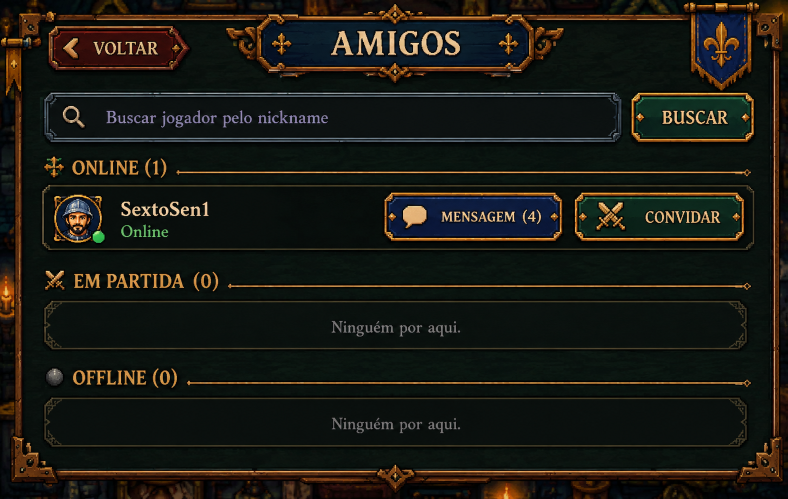
#> input picture tools/ui_ref/amigos.png, 1576 x 998 px (shown at 1/2 size); its folder holds only this picture in this run
$ python ui_kit_build.py
#> lines starting #> are read from the running program, lines starting #| are printed output that depends on the picture
#!/usr/bin/env python3
"""R51 · Kit visual do FRAIHA tirado das imagens de referência do dono (tools/ui_ref/*.png).
Recorta molduras de botão/caixa/placa (9-slice: cantos e bordas originais, miolo com uma coluna limpa
repetida, sem texto) e ícones (fundo removido). Saída: ui_kit/art/*.png. Rodar: python3 tools/ui_kit_build.py
"""
import os, sys
from collections import deque
from PIL import Image
ROOT = os.path.dirname(os.path.dirname(os.path.abspath(__file__)))
REF = os.path.join(ROOT, 'tools', 'ui_ref')
OUT = os.path.join(ROOT, 'ui_kit', 'art')
os.makedirs(OUT, exist_ok=True)
_cache = {}
def ref(name):
    if name not in _cache: _cache[name] = Image.open(os.path.join(REF, name + '.png')).convert('RGBA')
    return _cache[name]

def dist(a, b): return sum(abs(int(x) - int(y)) for x, y in zip(a[:3], b[:3]))

def key_outside(im, tol=60, dark=90):
    """Torna transparente o fundo escuro que encosta na borda do recorte (fora da moldura)."""
    im = im.copy(); px = im.load(); w, h = im.size
    seen = set(); q = deque()
    for x in range(w): q.extend([(x, 0), (x, h - 1)])
    for y in range(h): q.extend([(0, y), (w - 1, y)])
    while q:
        x, y = q.popleft()
        if (x, y) in seen or not (0 <= x < w and 0 <= y < h): continue
        seen.add((x, y)); p = px[x, y]
        if max(p[:3]) > dark: continue
        px[x, y] = (0, 0, 0, 0)
        q.extend([(x + 1, y), (x - 1, y), (x, y + 1), (x, y - 1)])
    return im

def key_color(im, bg, tol=70):
    """Ícone: tira a cor de fundo (miolo do botão) conectada à borda."""
    im = im.copy(); px = im.load(); w, h = im.size
    seen = set(); q = deque()
    for x in range(w): q.extend([(x, 0), (x, h - 1)])
    for y in range(h): q.extend([(0, y), (w - 1, y)])
    while q:
        x, y = q.popleft()
        if (x, y) in seen or not (0 <= x < w and 0 <= y < h): continue
        seen.add((x, y)); p = px[x, y]
        if dist(p, bg) > tol: continue
        px[x, y] = (0, 0, 0, 0)
        q.extend([(x + 1, y), (x - 1, y), (x, y + 1), (x, y - 1)])
    return im

def nine(src, box, left, right, clean_x, mid=24, outside=True, name=None, dark=90):
    """Moldura 9-slice: [left px originais][mid colunas = coluna limpa repetida][right px originais]."""
    x0, y0, x1, y1 = box
    im = ref(src).crop(box)
#> in nine, `out = Image.new('RGBA', (left + mid + right, h))`: out: PIL image 104x98 RGBA; every value is 0
    w, h = im.size
    out = Image.new('RGBA', (left + mid + right, h))
    out.paste(im.crop((0, 0, left, h)), (0, 0))
    col = im.crop((clean_x - x0, 0, clean_x - x0 + 1, h))
    for i in range(mid): out.paste(col, (left + i, 0))
    out.paste(im.crop((w - right, 0, w, h)), (left + mid, 0))
    if outside: out = key_outside(out, dark=dark)
#> the loop in key_outside, `while q:` made 2304 passes
#> p on passes 1 to 3: (10, 14, 11, 255), (8, 13, 12, 255), (10, 15, 12, 255)
#> after the loop in key_outside, `while q:`: seen = 849 items
#> in nine (call 2), `out = Image.new('RGBA', (left + mid + right, h))`: out: PIL image 98x96 RGBA; every value is 0
#> the loop in key_outside (call 2), `while q:` made 2336 passes
#> p on passes 1 to 3: (9, 17, 13, 255), (8, 14, 12, 255), (9, 16, 13, 255)
#> in nine (call 3), `out = Image.new('RGBA', (left + mid + right, h))`: out: PIL image 96x87 RGBA; every value is 0
#> call 4 of nine, with src = 'amigos', box = (452, 20, 1133, 165), left = 170, right = 170, clean_x = 640, mid = 24, outside = True, name = 'placa_titulo'
#> in nine (call 4), `out = Image.new('RGBA', (left + mid + right, h))`: out: PIL image 364x145 RGBA; every value is 0
#> in nine (call 4), `out.paste(im.crop((w - right, 0, w, h)), (left + mid, 0))`:
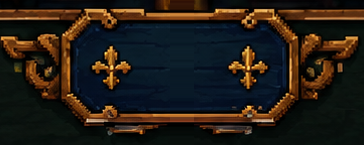
#> out: PIL image 364x145 RGBA; mean R, G, B, A 36.8, 29.5, 22, 255
#> in nine (call 5), `out = Image.new('RGBA', (left + mid + right, h))`: out: PIL image 60x127 RGBA; every value is 0
#> in nine (call 6), `im = ref(src).crop(box)`:
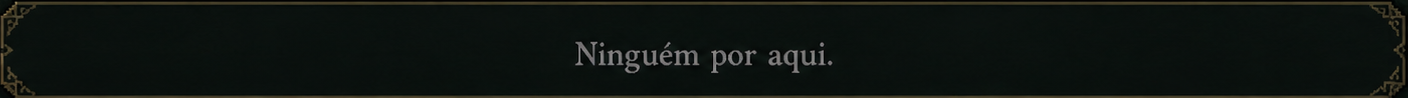
#> im: PIL image 1408x98 RGBA; mean R, G, B, A 15.1, 20.4, 16.6, 255
#> in nine (call 6), `out = Image.new('RGBA', (left + mid + right, h))`: out: PIL image 136x98 RGBA; every value is 0
#> after the loop in nine (call 6), `for i in range(mid): out.paste(col, (left + i, 0))`:
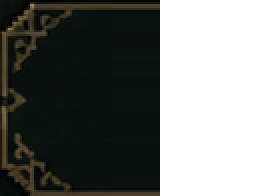
#> out: PIL image 136x98 RGBA (shown 2 times larger); mean R, G, B, A 11, 13.2, 10.1, 150; transparent parts drawn white
#> in nine (call 7), `im = ref(src).crop(box)`:
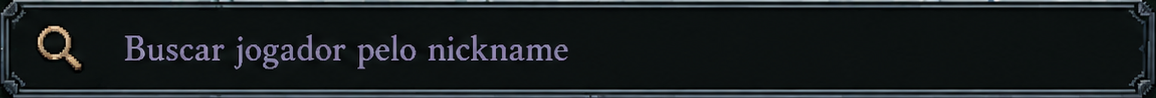
#> im: PIL image 1156x98 RGBA; mean R, G, B, A 26.8, 32.1, 34.3, 255
#> in nine (call 7), `out = Image.new('RGBA', (left + mid + right, h))`: out: PIL image 76x98 RGBA; every value is 0
#> after the loop in nine (call 7), `for i in range(mid): out.paste(col, (left + i, 0))`:
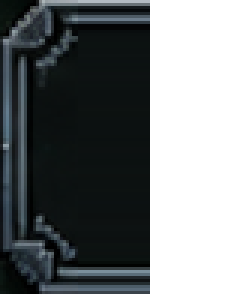
#> out: PIL image 76x98 RGBA (shown 3 times larger); mean R, G, B, A 17.6, 22, 23.4, 167.8; transparent parts drawn white
#> in nine (call 7), `out.paste(im.crop((w - right, 0, w, h)), (left + mid, 0))`:
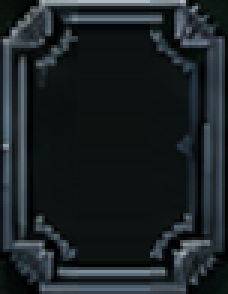
#> out: PIL image 76x98 RGBA (shown 3 times larger); mean R, G, B, A 27.8, 34.8, 37.5, 255
    if name: out.save(os.path.join(OUT, name + '.png'))
    return out

def icon(src, box, bg_at=None, tol=70, name=None):
    im = ref(src).crop(box)
    bg = im.getpixel(bg_at) if bg_at else im.getpixel((1, 1))
    out = key_color(im, bg, tol)
#> call 3 of icon, with src = 'amigos', box = (126, 72, 162, 124), tol = 60, name = 'ico_voltar'
#> in icon (call 3), `im = ref(src).crop(box)`:
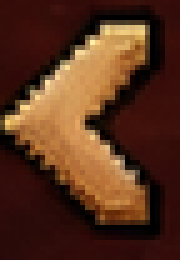
#> im: PIL image 36x52 RGBA (shown 5 times larger); mean R, G, B, A 87.8, 49.4, 28.7, 255
    bb = out.getbbox()
    if bb: out = out.crop(bb)
    if name: out.save(os.path.join(OUT, name + '.png'))
    return out

def strip(src, box, name):
    im = ref(src).crop(box); im.save(os.path.join(OUT, name + '.png')); return im


def frame(src, box, l, r, t, b, cx, cy, inner, mid=24, name=None, dark=40):
    """Moldura de PAINEL 9-slice: 4 cantos originais (l/r/t/b px), bordas = coluna cx / linha cy limpas repetidas,
    miolo = o pixel (cx, cy) repetido. Fora da moldura vira transparente."""
#> called with src = 'amigos', box = (0, 0, 1576, 975), l = 90, r = 230, t = 178, b = 75, cx = 1200, cy = 720
    x0, y0, x1, y1 = box
    im = ref(src).crop(box); w, h = im.size
    W, H = l + mid + r, t + mid + b
    out = Image.new('RGBA', (W, H))
    for (sx0, sx1, dx) in [(0, l, 0), (w - r, w, l + mid)]:
        for (sy0, sy1, dy) in [(0, t, 0), (h - b, h, t + mid)]:
            out.paste(im.crop((sx0, sy0, sx1, sy1)), (dx, dy))
    colx = cx - x0; rowy = cy - y0
    top = im.crop((colx, 0, colx + 1, t)); bot = im.crop((colx, h - b, colx + 1, h))
    lef = im.crop((0, rowy, l, rowy + 1)); rig = im.crop((w - r, rowy, w, rowy + 1))
    cen = im.crop((colx, rowy, colx + 1, rowy + 1))
    for i in range(mid):
        out.paste(top, (l + i, 0)); out.paste(bot, (l + i, t + mid))
        out.paste(lef, (0, t + i)); out.paste(rig, (l + mid, t + i))
        for j in range(mid): out.paste(cen, (l + i, t + j))
    # transparente só FORA do retângulo da moldura (inner = l,t,r,b da borda) e só onde é fundo escuro
    il, it, ir, ib = inner
    ir = W - (w - ir); ib = H - (h - ib)
    keyed = key_outside(out, dark=dark)
    px = out.load(); kp = keyed.load()
    for y in range(H):
        for x in range(W):
            if not (il <= x < ir and it <= y < ib): px[x, y] = kp[x, y]
    if name: out.save(os.path.join(OUT, name + '.png'))
    return out

# ---------------- AMIGOS ----------------
A = 'amigos'
nine(A, (1263, 185, 1507, 283), 40, 40, 1311, name='btn_verde')          # BUSCAR / CONVIDAR
nine(A, (770, 386, 1124, 482), 34, 40, 870, name='btn_azul')               # MENSAGEM
nine(A, (97, 50, 377, 137), 28, 44, 172, name='btn_vermelho', dark=40)              # VOLTAR (ponta à direita)
nine(A, (452, 20, 1133, 165), 170, 170, 640, name='placa_titulo', dark=50)   # placa AMIGOS
nine(A, (86, 372, 1509, 499), 18, 18, 600, outside=False, name='caixa_linha')      # linha do amigo
nine(A, (88, 600, 1496, 698), 56, 56, 300, outside=False, name='caixa_vazia')      # "Ninguém por aqui."
nine(A, (88, 186, 1244, 284), 26, 26, 1000, outside=False, name='campo')           # campo de busca
icon(A, (1190, 400, 1256, 463), name='ico_espadas')
icon(A, (800, 404, 862, 462), name='ico_balao')
icon(A, (126, 72, 162, 124), name='ico_voltar', tol=60)
icon(A, (116, 206, 176, 266), name='ico_lupa')
icon(A, (86, 312, 132, 358), name='ico_sec_online', tol=50)
icon(A, (86, 538, 134, 588), name='ico_sec_partida', tol=50)
icon(A, (86, 733, 132, 780), name='ico_sec_offline', tol=50)
strip(A, (600, 338, 1504, 353), 'sec_linha')                           # linha dourada com o losango no fim
frame(A, (0, 0, 1576, 975), 90, 230, 178, 75, 1200, 720, (30, 30, 1559, 952), name='painel_amigos')
icon(A, (760, 925, 822, 975), name='orn_base', tol=40)                  # losango da base da moldura
print('kit ok ->', OUT)
